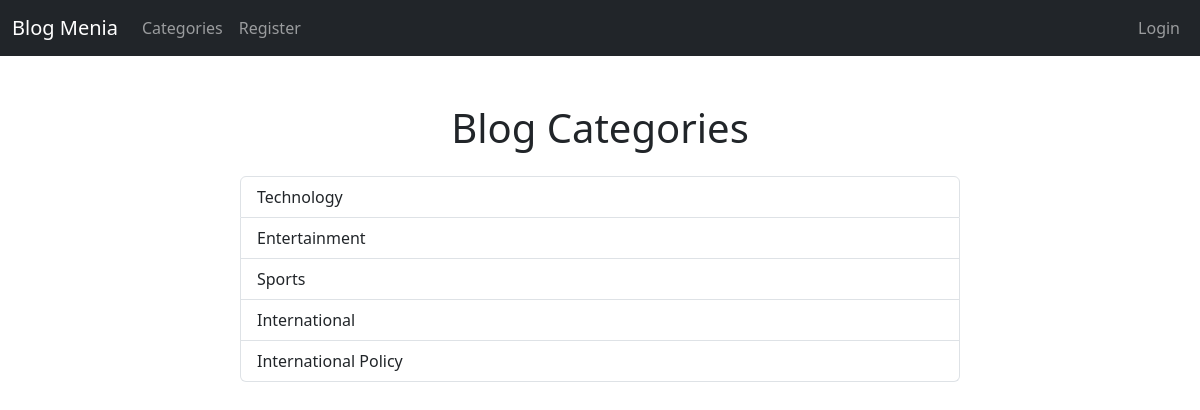
The page /category-list/ on the database its author committed.
### home/models.py (models this page shows, shortened)
class Category(models.Model):
    name = models.CharField(max_length=1000,unique=True)
    def __str__(self):
        return self.name

### home/views.py (the view)
# urls.py: path('category-list/',CategoryListView,name='category-list'),
def CategoryListView(request):
    cat_menu_list = Category.objects.all()
    return render(request,'category_list.html',{'cat_menu_list':cat_menu_list})

### home/templates/category_list.html (shortened to what this page needs)
{% extends "base.html" %}
{% block content %}
<div class="container my-4">
    <h1 class="text-center mb-4">Blog Categories</h1>
    <div class="row justify-content-center">
        <div class="col-md-8">
            <div class="list-group">
                {% for item in cat_menu_list %}
                    <a href="{% url 'category' item|slugify %}" class="list-group-item list-group-item-action">
                        {{ item }}
                    </a>
                {% endfor %}
            </div>
        </div>
    </div>
</div>
{% endblock %}

### rows shown on the page
Category: name "Technology"
Category: name "Entertainment"
Category: name "Sports"
Category: name "International"
Category: name "International Policy"
